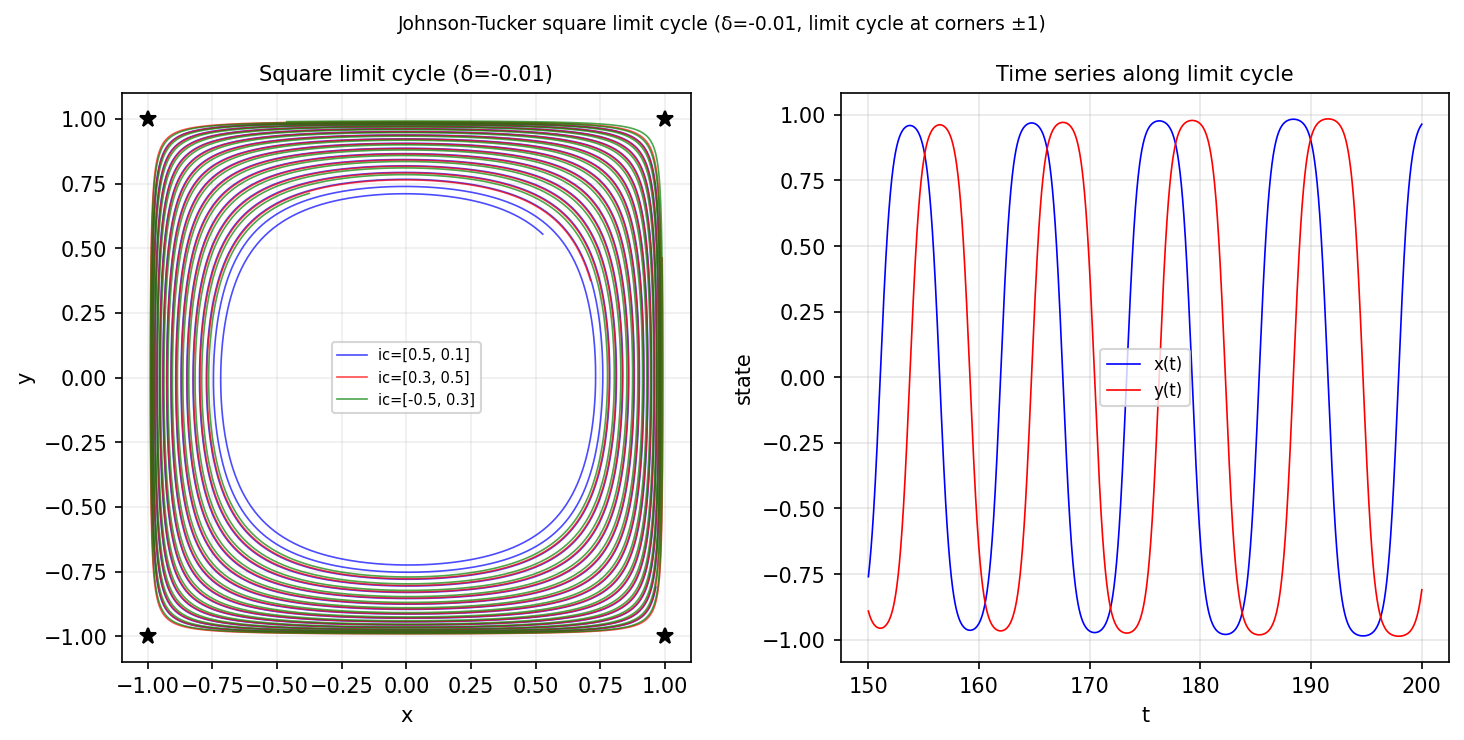

Source code (Python):
"""Square limit cycle (heteroclinic cycle).

Integrates the Johnson-Tucker ODE system:
  x' = (delta*x + y)(x^2 - 1)
  y' = (delta*y - x)(y^2 - 1)
whose solutions approach a square limit cycle with four saddle points.

Credit: Chebfun example ode-nonlin/SquareCycle.m (Nick Trefethen, May 2019).
Original MATLAB Chebfun: Copyright 2017 by The University of Oxford and
The Chebfun Developers. See https://www.chebfun.org/ for Chebfun information.
"""
import os; os.environ.setdefault("XLA_PYTHON_CLIENT_PREALLOCATE", "false")

import matplotlib
matplotlib.use("Agg")
import matplotlib.pyplot as plt
import jax.numpy as jnp
import numpy as np
from scipy.integrate import solve_ivp
import sys, os
sys.path.insert(0, os.path.join(os.path.dirname(__file__), '..', '..', 'src'))

import chebfunjax as cj


def run():
    print("=" * 60)
    print("Square limit cycle (heteroclinic cycle)")
    print("=" * 60)

    delta = -0.01  # negative delta gives limit cycle approaching (±1, ±1) saddles

    def rhs(t, state):
        x, y = state
        dx = (delta*x + y) * (x**2 - 1)
        dy = (delta*y - x) * (y**2 - 1)
        return [dx, dy]

    # Start near interior (limit cycle attracts for delta < 0)
    ics = [
        [0.5, 0.1],
        [0.3, 0.5],
        [-0.5, 0.3],
    ]
    T = 200.0

    print(f"\nIntegrating with delta={delta}...")
    solutions = []
    for ic in ics:
        sol = solve_ivp(rhs, [0, T], ic, max_step=0.05,
                        rtol=1e-9, atol=1e-11,
                        t_eval=np.linspace(0, T, 20000))
        solutions.append(sol)
        x_final = sol.y[0, -2000:]
        y_final = sol.y[1, -2000:]
        print(f"  ic={ic}: late-time x in [{np.min(x_final):.3f}, {np.max(x_final):.3f}]")
        # Should be cycling around the square corners (±1, ±1)
        assert np.max(np.abs(x_final)) > 0.8

    # The saddle points are at (±1, 0), (0, ±1)... actually the limit cycle
    # connects the saddles at (1,0), (0,-1), (-1,0), (0,1)? No - at the corners.
    # The system has fixed points where dx=dy=0:
    # (x^2=1 or y=-delta*x) and (y^2=1 or x=delta*y)
    # Corner fixed points (saddles): (±1, ±1)
    print("\nVerifying fixed points at corners (±1, ±1):")
    for sx, sy in [(1,1),(1,-1),(-1,1),(-1,-1)]:
        dx = (delta*sx + sy) * (sx**2 - 1)
        dy = (delta*sy - sx) * (sy**2 - 1)
        print(f"  ({sx:+d},{sy:+d}): f=(dx,dy)=({dx:.2e},{dy:.2e})")
        assert abs(dx) < 1e-10 and abs(dy) < 1e-10

    # --- Plot -------------------------------------------------------
    _here = os.path.dirname(os.path.abspath(__file__))
    colors = ['b', 'r', 'g']
    fig, axes = plt.subplots(1, 2, figsize=(10, 5))

    for sol, ic, c in zip(solutions, ics, colors):
        # Plot last part to show the limit cycle
        n_show = 15000
        x_show = sol.y[0, -n_show:]
        y_show = sol.y[1, -n_show:]
        axes[0].plot(x_show, y_show, color=c, linewidth=0.8, alpha=0.7,
                     label=f"ic={ic}")

    # Mark the corner saddles
    for sx, sy in [(1,1),(1,-1),(-1,1),(-1,-1)]:
        axes[0].plot(sx, sy, 'k*', markersize=8)
    axes[0].set_aspect('equal')
    axes[0].set_xlabel("x"); axes[0].set_ylabel("y")
    axes[0].set_title(f"Square limit cycle (δ={delta})", fontsize=10)
    axes[0].legend(fontsize=7); axes[0].grid(True, alpha=0.2)

    # Time series
    sol0 = solutions[0]
    n_ts = 5000
    t_ts = sol0.t[-n_ts:]
    axes[1].plot(t_ts, sol0.y[0, -n_ts:], 'b', linewidth=0.8, label="x(t)")
    axes[1].plot(t_ts, sol0.y[1, -n_ts:], 'r', linewidth=0.8, label="y(t)")
    axes[1].set_xlabel("t"); axes[1].set_ylabel("state")
    axes[1].set_title("Time series along limit cycle", fontsize=10)
    axes[1].legend(fontsize=8); axes[1].grid(True, alpha=0.3)

    fig.suptitle(f"Johnson-Tucker square limit cycle (δ={delta}, limit cycle at corners ±1)", fontsize=9)
    fig.tight_layout()
    fig.savefig(os.path.join(_here, "square_cycle.png"), dpi=150, bbox_inches="tight")
    plt.close(fig)

    print("\nAll assertions passed.")
    return True


if __name__ == "__main__":
    run()
